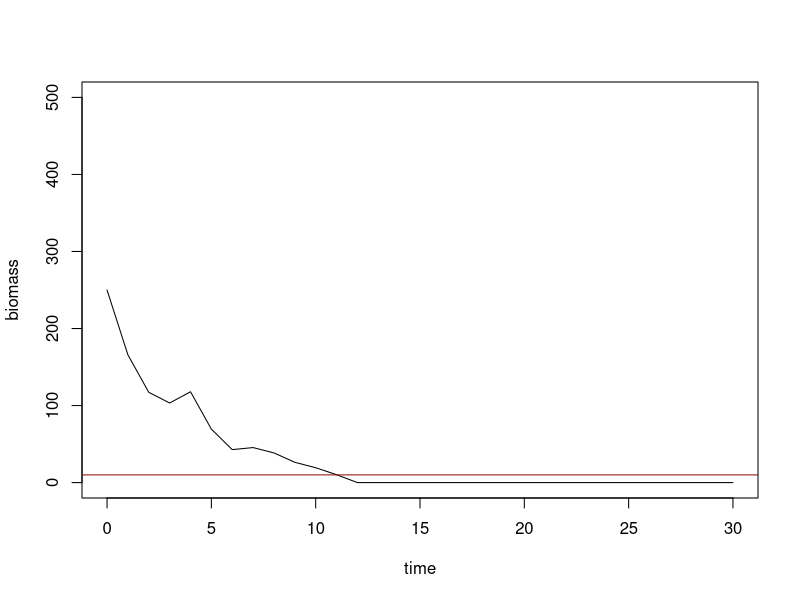
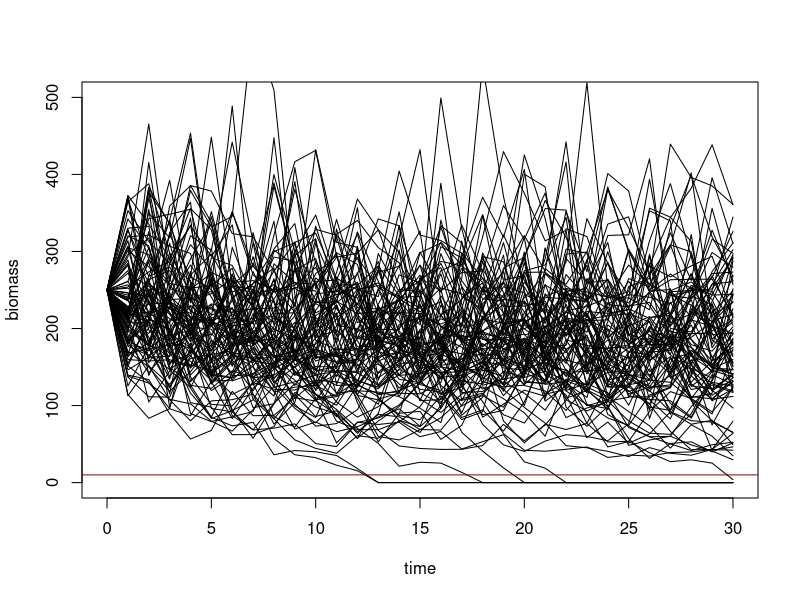

Write the R code that produced these figures, in order.
## ---- chunk 1
# parameters
p = 0.5
delta = 0.002
sigma = 0.25

# input variables
B0 = 250
C = 22
GL = 30
time = 0:GL
qext = 10
## ---- chunk 2
B = rep(0, GL+1)
B[1] = B0
for (t in 1:GL) {
  # equation of Biomass
  B[t+1] <- B[t] * exp(p - delta * B[t] + rnorm(1, 0, sigma)) - C
  B[t+1] = max(0, B[t+1])
}
## ---- chunk 3
plot(time, B, ylab = "biomass", type = "l", ylim = c(0,500))
abline(h = qext, col = "darkred")
## ---- chunk 4
# model multiple times
niter = 100
below = rep(0, niter) # counter of quasi-extinction

for (i in 1:niter) {
  for (t in 1:GL) {
    # equation of Biomass
    B[t+1] <- B[t] * exp(p - delta * B[t] + rnorm(1, 0, sigma)) - C
    B[t+1] = max(0, B[t+1])
  }
  below[i] = max(B < qext)
  if(i == 1) {
    plot(time, B, ylab = "biomass", type = "l", ylim = c(0,500))
  } else {
    lines(time, B)
  }
}
abline(h = qext, col = "darkred")

quasi_extinction_risk = mean(below)
## ---- chunk 5
quasi_extinction_risk
